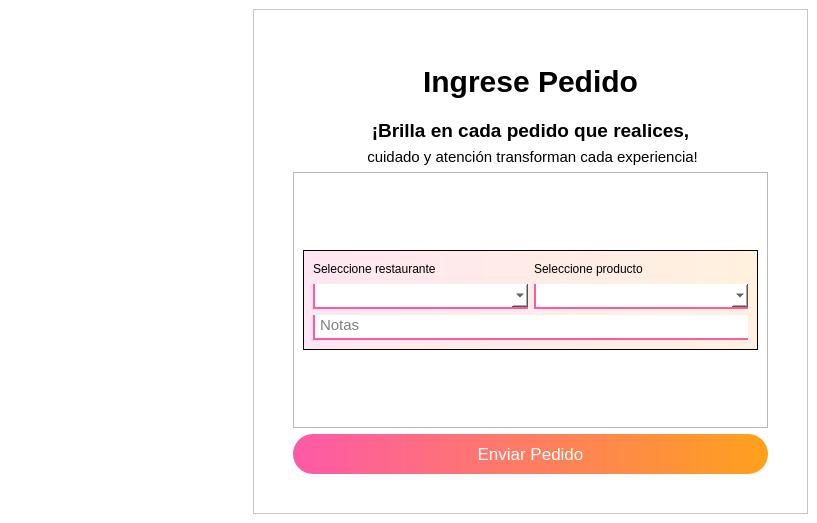
<?xml version="1.0" encoding="UTF-8"?>
<ui version="4.0">
 <class>pedidos</class>
 <widget class="QMainWindow" name="pedidos">
  <property name="geometry">
   <rect>
    <x>0</x>
    <y>0</y>
    <width>817</width>
    <height>523</height>
   </rect>
  </property>
  <property name="minimumSize">
   <size>
    <width>817</width>
    <height>523</height>
   </size>
  </property>
  <property name="windowTitle">
   <string>MainWindow</string>
  </property>
  <widget class="QWidget" name="centralwidget">
   <property name="styleSheet">
    <string notr="true">QWidget{
background:white;
}</string>
   </property>
   <layout class="QHBoxLayout" name="horizontalLayout">
    <item>
     <widget class="QLabel" name="label">
      <property name="sizePolicy">
       <sizepolicy hsizetype="Ignored" vsizetype="Ignored">
        <horstretch>3</horstretch>
        <verstretch>0</verstretch>
       </sizepolicy>
      </property>
      <property name="text">
       <string/>
      </property>
      <property name="pixmap">
       <pixmap>../imagen fondo-01_Mesa de trabajo 1.png</pixmap>
      </property>
      <property name="scaledContents">
       <bool>true</bool>
      </property>
      <property name="alignment">
       <set>Qt::AlignCenter</set>
      </property>
      <property name="wordWrap">
       <bool>true</bool>
      </property>
     </widget>
    </item>
    <item>
     <widget class="QFrame" name="frame">
      <property name="sizePolicy">
       <sizepolicy hsizetype="Expanding" vsizetype="Minimum">
        <horstretch>7</horstretch>
        <verstretch>0</verstretch>
       </sizepolicy>
      </property>
      <property name="styleSheet">
       <string notr="true">#titulo{
font-size:30px;
font-weight:600;
}
#subtitulo{
font-size:19px;
font-weight:500;
padding:0px;
}
#subtitulo2{
font-size:15px;
padding:0px;
}
#frame{
padding:30px;
}
#submit{
height:40px;
background:qlineargradient(x1:0, y1:0, x2:1, y2:0, stop:0 #FE59A8, stop:1 #FEA11B);
border: transparent;
color:white;
border-radius: 20px;
font-size: 17px;
}</string>
      </property>
      <property name="frameShape">
       <enum>QFrame::StyledPanel</enum>
      </property>
      <property name="frameShadow">
       <enum>QFrame::Raised</enum>
      </property>
      <layout class="QVBoxLayout" name="verticalLayout">
       <item>
        <widget class="QLabel" name="titulo">
         <property name="sizePolicy">
          <sizepolicy hsizetype="Preferred" vsizetype="Preferred">
           <horstretch>0</horstretch>
           <verstretch>1</verstretch>
          </sizepolicy>
         </property>
         <property name="layoutDirection">
          <enum>Qt::LeftToRight</enum>
         </property>
         <property name="text">
          <string>Ingrese Pedido</string>
         </property>
         <property name="alignment">
          <set>Qt::AlignCenter</set>
         </property>
        </widget>
       </item>
       <item>
        <widget class="QLabel" name="subtitulo">
         <property name="sizePolicy">
          <sizepolicy hsizetype="Preferred" vsizetype="Preferred">
           <horstretch>0</horstretch>
           <verstretch>0</verstretch>
          </sizepolicy>
         </property>
         <property name="text">
          <string>¡Brilla en cada pedido que realices,</string>
         </property>
         <property name="alignment">
          <set>Qt::AlignCenter</set>
         </property>
        </widget>
       </item>
       <item>
        <widget class="QLabel" name="subtitulo2">
         <property name="text">
          <string> cuidado y atención transforman cada experiencia!</string>
         </property>
         <property name="alignment">
          <set>Qt::AlignCenter</set>
         </property>
        </widget>
       </item>
       <item>
        <widget class="QFrame" name="frame_3">
         <property name="sizePolicy">
          <sizepolicy hsizetype="Preferred" vsizetype="Preferred">
           <horstretch>0</horstretch>
           <verstretch>4</verstretch>
          </sizepolicy>
         </property>
         <property name="styleSheet">
          <string notr="true">#frame_3{
background:none;
}
#item{
background: qlineargradient(x1:0, y1:0, x2:1, y2:0, stop:0 rgba(254, 89, 168, 0.15), stop:1 rgba(254, 161, 27, 0.15));

}</string>
         </property>
         <property name="frameShape">
          <enum>QFrame::StyledPanel</enum>
         </property>
         <property name="frameShadow">
          <enum>QFrame::Raised</enum>
         </property>
         <layout class="QVBoxLayout" name="verticalLayout_2">
          <item>
           <widget class="QFrame" name="item">
            <property name="sizePolicy">
             <sizepolicy hsizetype="Minimum" vsizetype="Preferred">
              <horstretch>0</horstretch>
              <verstretch>0</verstretch>
             </sizepolicy>
            </property>
            <property name="minimumSize">
             <size>
              <width>0</width>
              <height>100</height>
             </size>
            </property>
            <property name="maximumSize">
             <size>
              <width>16777215</width>
              <height>100</height>
             </size>
            </property>
            <property name="styleSheet">
             <string notr="true">QLineEdit,QComboBox{
border: 0px solid transparent;
border-bottom: 2px solid #FE59A8;
border-left: 2px solid #FE59A8;
background:white;
font-size:15px;
padding:0px 0px 3px 3px;

}
QLineEdit:hover,QComboBox:hover{
border-bottom: 2px solid #FEA11B;
border-left: 2px solid #FEA11B;
}
QLabel{
background:none;
}</string>
            </property>
            <property name="frameShape">
             <enum>QFrame::StyledPanel</enum>
            </property>
            <property name="frameShadow">
             <enum>QFrame::Raised</enum>
            </property>
            <layout class="QGridLayout" name="gridLayout">
             <item row="1" column="0">
              <widget class="QComboBox" name="restaurante">
               <property name="sizePolicy">
                <sizepolicy hsizetype="Expanding" vsizetype="Fixed">
                 <horstretch>0</horstretch>
                 <verstretch>0</verstretch>
                </sizepolicy>
               </property>
               <property name="cursor">
                <cursorShape>PointingHandCursor</cursorShape>
               </property>
              </widget>
             </item>
             <item row="1" column="1">
              <widget class="QComboBox" name="producto">
               <property name="sizePolicy">
                <sizepolicy hsizetype="Expanding" vsizetype="Fixed">
                 <horstretch>0</horstretch>
                 <verstretch>0</verstretch>
                </sizepolicy>
               </property>
               <property name="cursor">
                <cursorShape>PointingHandCursor</cursorShape>
               </property>
              </widget>
             </item>
             <item row="4" column="0" colspan="2">
              <widget class="QLineEdit" name="lineEdit">
               <property name="placeholderText">
                <string>Notas</string>
               </property>
              </widget>
             </item>
             <item row="0" column="0">
              <widget class="QLabel" name="label_2">
               <property name="text">
                <string>Seleccione restaurante</string>
               </property>
              </widget>
             </item>
             <item row="0" column="1">
              <widget class="QLabel" name="label_3">
               <property name="text">
                <string>Seleccione producto</string>
               </property>
              </widget>
             </item>
            </layout>
           </widget>
          </item>
         </layout>
        </widget>
       </item>
       <item>
        <widget class="QPushButton" name="submit">
         <property name="enabled">
          <bool>true</bool>
         </property>
         <property name="sizePolicy">
          <sizepolicy hsizetype="Preferred" vsizetype="Preferred">
           <horstretch>0</horstretch>
           <verstretch>0</verstretch>
          </sizepolicy>
         </property>
         <property name="cursor">
          <cursorShape>PointingHandCursor</cursorShape>
         </property>
         <property name="text">
          <string>Enviar Pedido</string>
         </property>
        </widget>
       </item>
      </layout>
     </widget>
    </item>
   </layout>
  </widget>
 </widget>
 <resources/>
 <connections/>
</ui>
